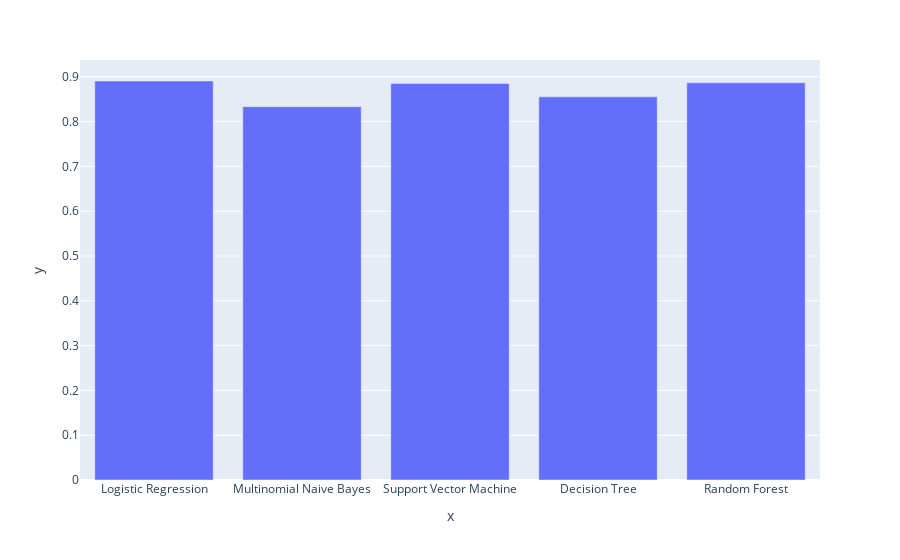

The notebook cell saved with this chart:
### Code cell
fig = px.bar(x=MLA_Name, y=MLA_Train_Accuracy)
fig.show()

### Figure 1 — Plotly figure (JSON) as saved in the notebook; plotly's stock layout.template omitted (floating-point values rounded to 4 significant figures)
{"data": [{"alignmentgroup": "True", "hovertemplate": "x=%{x}<br>y=%{y}<extra></extra>", "legendgroup": "", "marker": {"color": "#636efa", "pattern": {"shape": ""}}, "name": "", "offsetgroup": "", "orientation": "v", "showlegend": false, "textposition": "auto", "type": "bar", "x": ["Logistic Regression", "Multinomial Naive Bayes", "Support Vector Machine", "Decision Tree", "Random Forest"], "xaxis": "x", "y": [0.8907, 0.8333, 0.885, 0.8553, 0.8867], "yaxis": "y"}], "layout": {"barmode": "relative", "legend": {"tracegroupgap": 0}, "margin": {"t": 60}, "xaxis": {"anchor": "y", "domain": [0, 1], "title": {"text": "x"}}, "yaxis": {"anchor": "x", "domain": [0, 1], "title": {"text": "y"}}}}
